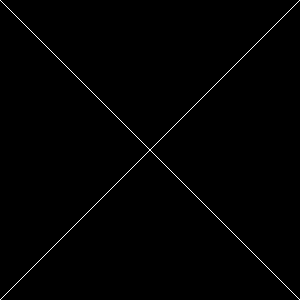
%> input picture week5/testing/cross.png, 300 x 300 px
$ octave test.m   (GNU Octave 9; MATLAB toolbox functions it lacks are replaced by stand-ins)
%> lines starting %> are read from the running program, lines starting %| are printed output that depends on the picture
addpath(genpath('.'));

do_plots = true


% image = imread('line.png');
% image = imread('point.png');
image = imread('cross.png');
%> image: size 300x300 logical; 0.67% white in thin lines or dots
image = imread('triangle.png');
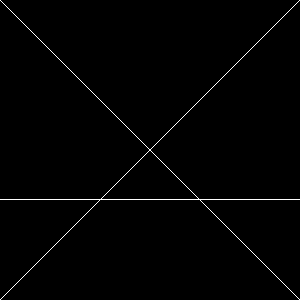
%> input picture week5/testing/triangle.png, 300 x 300 px
%> image: size 300x300 logical; 1% white in thin lines or dots

if size(image,3) == 3
  imageGreyscale = rgb2gray(image);
elseif size(image, 3) == 1
  imageGreyscale = image;
else
  error('The image should have 1 or 3 channels')
end

im = logical(imageGreyscale);
% imageEdges = edge(im,'Canny');
% im = imageEdges;
[H, THETA, RHO] = hough(im);
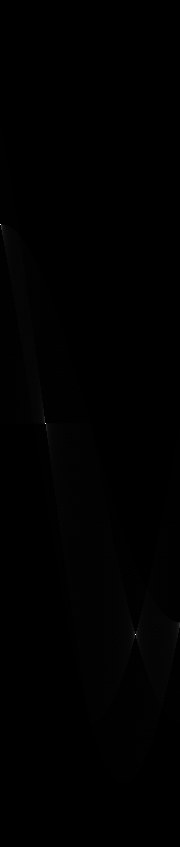
%> H: size 847x180 double; min 0, max 302, mean 1.1; drawn with min black and max white
%> THETA = 180 values from -90 to 89; RHO = 847 values from -423 to 423

if do_plots
  figure(1);
  subplot(1,2,1);
  imshow(imageGreyscale,[]);
  title('original')
  axis square

  subplot(1,2,2);
  RI = imref2d(size(H));
  RI.XWorldLimits = [ THETA(1) THETA(end)];
%> RI.XWorldLimits = [-90 89]
  RI.YWorldLimits = [ RHO(1) RHO(end) ];
%> RI.YWorldLimits = [-423 423]
  imshow(H,RI, []);
  title('hough space')
  axis square

  % subplot(2,2,3);
  % imshow(imageEdges,[]);
  % title('edges')
  % axis square
end % if do_plots
